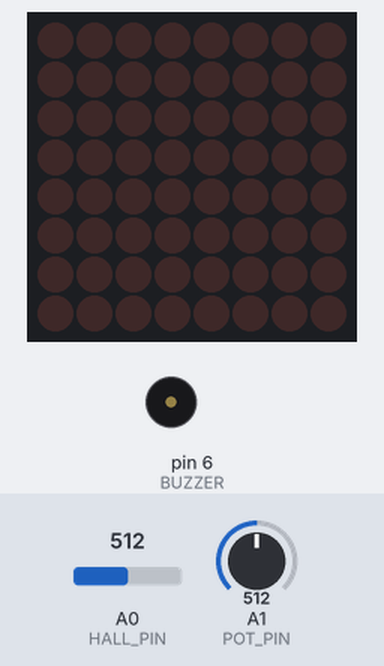
The sketch below on a simulated Arduino Uno, built with avr-gcc and run on an emulated ATmega328P. On the bench: 8×8 LED matrix, buzzer (waves = sounding, pin HIGH). The test bench sets the inputs (shaded band); at power-on: A0 (HALL_PIN) = 512, A1 (POT_PIN) = 512.

Above: at 1.7 s.
1.8 s: A0 (HALL_PIN) set to 535
At 2.7 s:
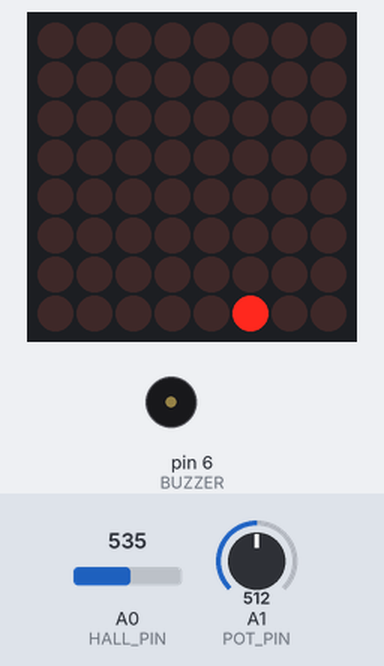
3.5 s: A1 (POT_PIN) set to 306
At 4.4 s:
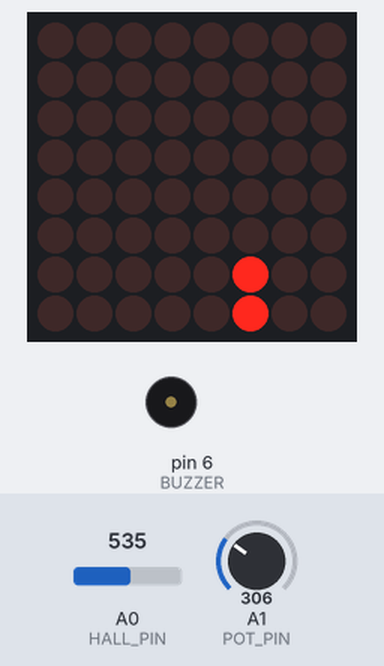
5.0 s: A0 (HALL_PIN) set to 306
At 5.7 s:
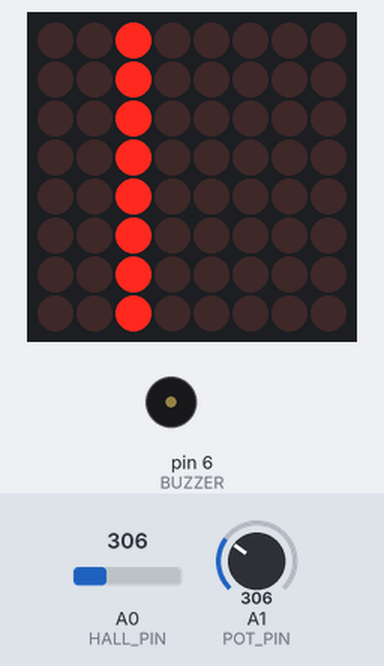
8.0 s: A0 (HALL_PIN) set to 437
9.5 s: A0 (HALL_PIN) set to 447
At 10.3 s:
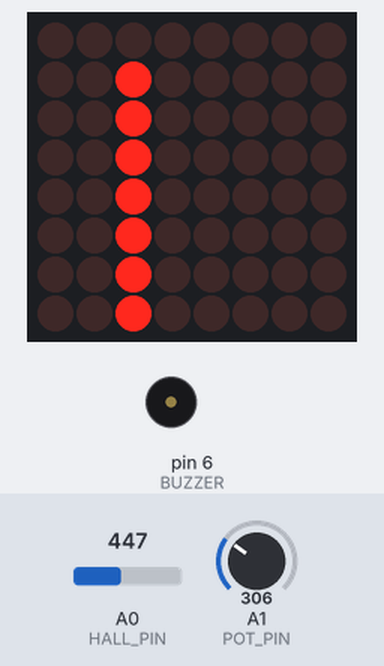
11.0 s: A1 (POT_PIN) set to 511
At 12.0 s:
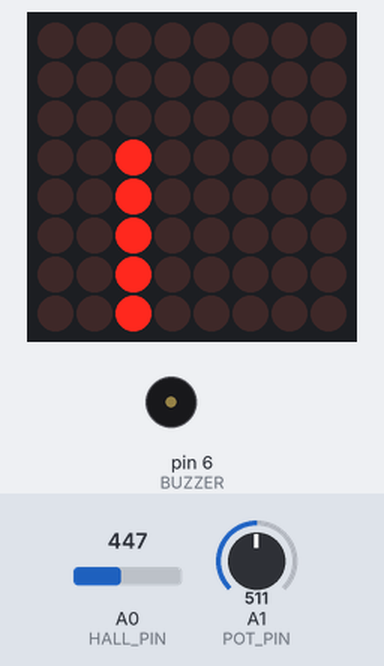
Timing chart, 0 to 14.0 s (numbered marks = the images above; inputs shaded):
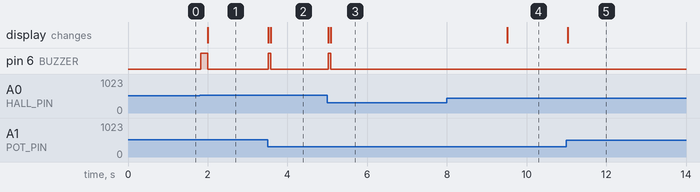

Measured:
- the behaviour switches between 525 and 526 on A0 (HALL_PIN) (found by bisection; images 0 and 1)
- the behaviour switches between 446 and 447 on A0 (HALL_PIN) (found by bisection; images 3 and 4)
- after the input at 1.8 s, pin 6 (BUZZER): LOW → HIGH at once, → LOW 0.18 s later; the display: changes after 0.20 s (image 1)
- after the input at 3.5 s, pin 6 (BUZZER): LOW → HIGH at once, → LOW 0.06 s later; the display: first changes at once (image 2 shows a later state)
- after the input at 5.0 s, pin 6 (BUZZER): LOW → HIGH at once, → LOW 0.06 s later; the display: first changes at once (image 3 shows a later state)
- after the input at 8.0 s, every drawn part: stays the same
- after the input at 9.5 s, the display: changes at once (image 4)
- after the input at 11.0 s, the display: changes at once (image 5)

The sketch:

mag_field_vis.ino
```cpp
#include <LedControl.h>

#define DIN 11
#define CLK 13
#define CS  10
#define HALL_PIN A0
#define POT_PIN  A1
#define BUZZER   6
LedControl lc = LedControl(DIN, CLK, CS, 1);
int centerValue = 512;
int lastHeight = 0;
bool fieldDetected = false;

void setup() {
  lc.shutdown(0, false);
  lc.setIntensity(0, 8);
  lc.clearDisplay(0);

  pinMode(BUZZER, OUTPUT);
  digitalWrite(BUZZER, LOW);
  long sum = 0;
  for (int i = 0; i < 100; i++) {
    sum += analogRead(HALL_PIN);
    delay(5);
  }
  centerValue = sum / 100;
}

void beep(int durationMs) {
  digitalWrite(BUZZER, HIGH);
  delay(durationMs);
  digitalWrite(BUZZER, LOW);
}

void loop() {
  int hallRaw = analogRead(HALL_PIN);
  int diff = hallRaw - centerValue;
  int potValue = analogRead(POT_PIN);
  int sensitivity = map(potValue, 0, 1023, 10, 200);

  lc.clearDisplay(0);

  int strength = constrain(abs(diff), 0, sensitivity);
  int height = map(strength, 0, sensitivity, 0, 8);
  int column = (diff > 0) ? 5 : 2;

  if (strength > 2 && !fieldDetected) {
    beep(120);
    fieldDetected = true;
  }

  if (strength <= 2) {
    fieldDetected = false;
    lastHeight = 0;
  }

  if (height > lastHeight) {
    beep(60);
  }

  lastHeight = height;

  for (int row = 7; row >= 8 - height; row--) {
    lc.setLed(0, row, column, true);
  }

  delay(40);
}
```
